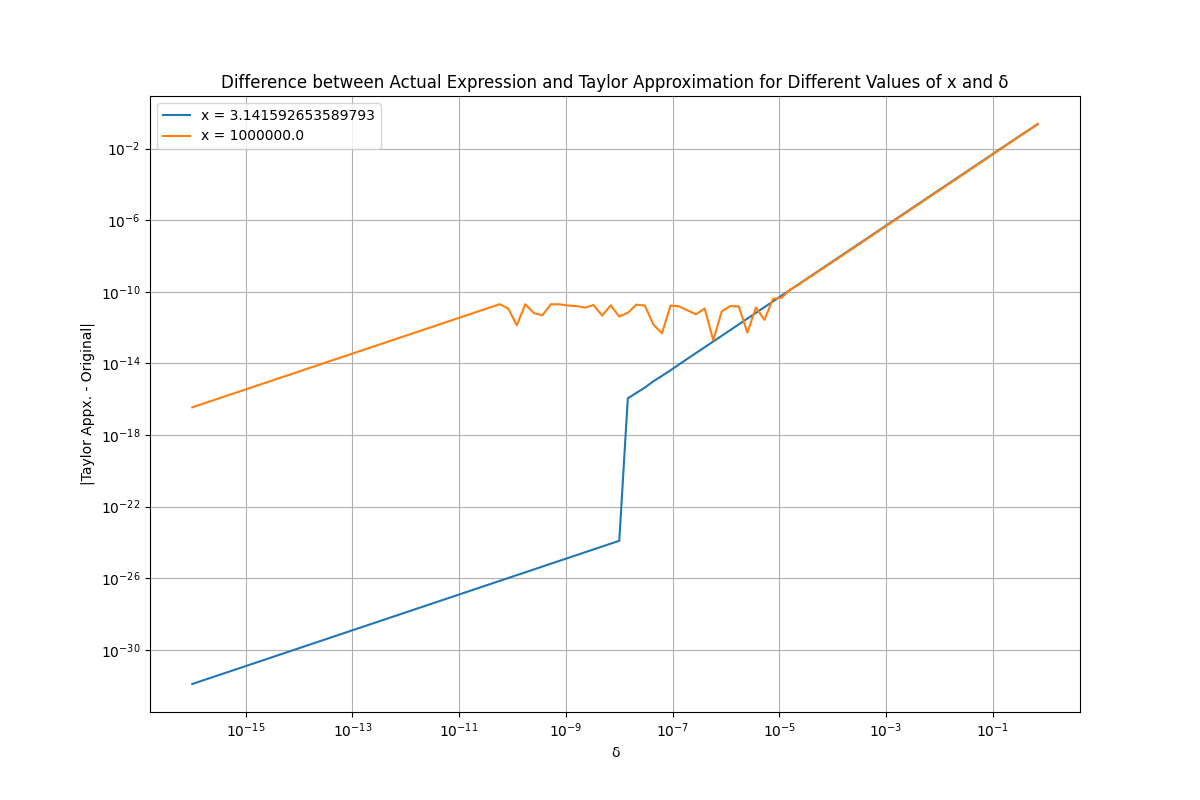

This figure's Python source:
import numpy as np
import matplotlib.pyplot as plt

# Function to compute the Taylor expansion approximation: δf'(x) + δ^2/(2!)f''(x)
def taylor_approximation(x, delta):
    # Since ξ is somewhere in [x, x+δ], we will pick x+(δ/2) for the second derivative
    return delta * -np.sin(x) #+ (delta**2) / 2 * (-np.cos(x + delta/2))


# Function to compute cos(x + delta) - cos(x)
def original_expression(x, delta):
    return np.cos(x + delta) - np.cos(x)

# Values of x
x_values = [np.pi, 1e6]

# delta between 10^{-16} to 1 using logspace
delta_values = np.logspace(-16, 0, endpoint=False, num=100, base=10)

# Plotting
plt.figure(figsize=(12, 8))

# Calculating the differences
for x in x_values:
    differences = np.abs(taylor_approximation(x, delta_values) - original_expression(x, delta_values))
    plt.loglog(delta_values, differences, label=f'x = {x}')

plt.title('Difference between Actual Expression and Taylor Approximation for Different Values of x and δ')
plt.xlabel('δ')
plt.ylabel('|Taylor Appx. - Original|')
plt.legend()
plt.grid(True)
plt.savefig('Q5c.png')
plt.show()
